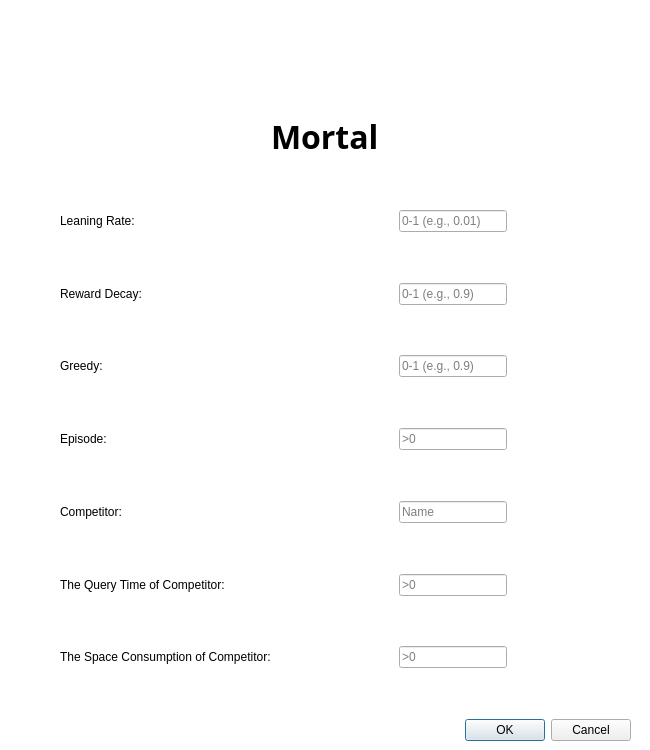
<?xml version="1.0" encoding="UTF-8"?>
<ui version="4.0">
 <class>Dialog_Parameters</class>
 <widget class="QDialog" name="Dialog_Parameters">
  <property name="geometry">
   <rect>
    <x>0</x>
    <y>0</y>
    <width>650</width>
    <height>750</height>
   </rect>
  </property>
  <property name="windowTitle">
   <string>Input Parameters</string>
  </property>
  <property name="styleSheet">
   <string notr="true">QDialog{
	background-color: rgb(255, 255, 255);
}</string>
  </property>
  <widget class="QWidget" name="layoutWidget">
   <property name="geometry">
    <rect>
     <x>20</x>
     <y>10</y>
     <width>611</width>
     <height>731</height>
    </rect>
   </property>
   <layout class="QVBoxLayout" name="verticalLayout">
    <item>
     <layout class="QVBoxLayout" name="verticalLayout_2" stretch="0,0">
      <property name="spacing">
       <number>0</number>
      </property>
      <property name="sizeConstraint">
       <enum>QLayout::SetMinimumSize</enum>
      </property>
      <property name="leftMargin">
       <number>0</number>
      </property>
      <property name="topMargin">
       <number>0</number>
      </property>
      <property name="rightMargin">
       <number>0</number>
      </property>
      <property name="bottomMargin">
       <number>0</number>
      </property>
      <item>
       <layout class="QHBoxLayout" name="horizontalLayout_logp">
        <item>
         <widget class="QLabel" name="label_logo">
          <property name="sizePolicy">
           <sizepolicy hsizetype="Minimum" vsizetype="Minimum">
            <horstretch>149</horstretch>
            <verstretch>104</verstretch>
           </sizepolicy>
          </property>
          <property name="minimumSize">
           <size>
            <width>149</width>
            <height>104</height>
           </size>
          </property>
          <property name="maximumSize">
           <size>
            <width>149</width>
            <height>104</height>
           </size>
          </property>
          <property name="styleSheet">
           <string notr="true"/>
          </property>
          <property name="text">
           <string/>
          </property>
          <property name="pixmap">
           <pixmap>logo.png</pixmap>
          </property>
          <property name="scaledContents">
           <bool>true</bool>
          </property>
         </widget>
        </item>
       </layout>
      </item>
      <item>
       <layout class="QHBoxLayout" name="horizontalLayout_mortal">
        <item>
         <widget class="QLabel" name="label_mortal">
          <property name="sizePolicy">
           <sizepolicy hsizetype="Fixed" vsizetype="Fixed">
            <horstretch>0</horstretch>
            <verstretch>0</verstretch>
           </sizepolicy>
          </property>
          <property name="font">
           <font>
            <family>.SF NS Text</family>
            <pointsize>24</pointsize>
            <weight>75</weight>
            <italic>false</italic>
            <bold>true</bold>
           </font>
          </property>
          <property name="styleSheet">
           <string notr="true"/>
          </property>
          <property name="text">
           <string>Mortal</string>
          </property>
         </widget>
        </item>
       </layout>
      </item>
     </layout>
    </item>
    <item>
     <spacer name="verticalSpacer">
      <property name="orientation">
       <enum>Qt::Vertical</enum>
      </property>
      <property name="sizeHint" stdset="0">
       <size>
        <width>20</width>
        <height>40</height>
       </size>
      </property>
     </spacer>
    </item>
    <item>
     <layout class="QHBoxLayout" name="horizontalLayout">
      <property name="sizeConstraint">
       <enum>QLayout::SetDefaultConstraint</enum>
      </property>
      <property name="topMargin">
       <number>0</number>
      </property>
      <property name="rightMargin">
       <number>0</number>
      </property>
      <property name="bottomMargin">
       <number>0</number>
      </property>
      <item>
       <spacer name="horizontalSpacer_2">
        <property name="orientation">
         <enum>Qt::Horizontal</enum>
        </property>
        <property name="sizeHint" stdset="0">
         <size>
          <width>40</width>
          <height>20</height>
         </size>
        </property>
       </spacer>
      </item>
      <item alignment="Qt::AlignHCenter">
       <widget class="QLabel" name="label_4">
        <property name="minimumSize">
         <size>
          <width>250</width>
          <height>0</height>
         </size>
        </property>
        <property name="maximumSize">
         <size>
          <width>150</width>
          <height>16777215</height>
         </size>
        </property>
        <property name="text">
         <string>Leaning Rate:</string>
        </property>
       </widget>
      </item>
      <item alignment="Qt::AlignHCenter">
       <widget class="QLineEdit" name="lineEdit_LearningRate">
        <property name="sizePolicy">
         <sizepolicy hsizetype="Expanding" vsizetype="Fixed">
          <horstretch>2</horstretch>
          <verstretch>0</verstretch>
         </sizepolicy>
        </property>
        <property name="maximumSize">
         <size>
          <width>200</width>
          <height>16777215</height>
         </size>
        </property>
        <property name="placeholderText">
         <string>0-1 (e.g., 0.01)</string>
        </property>
       </widget>
      </item>
      <item>
       <spacer name="horizontalSpacer">
        <property name="orientation">
         <enum>Qt::Horizontal</enum>
        </property>
        <property name="sizeHint" stdset="0">
         <size>
          <width>40</width>
          <height>20</height>
         </size>
        </property>
       </spacer>
      </item>
     </layout>
    </item>
    <item>
     <spacer name="verticalSpacer_2">
      <property name="orientation">
       <enum>Qt::Vertical</enum>
      </property>
      <property name="sizeHint" stdset="0">
       <size>
        <width>20</width>
        <height>40</height>
       </size>
      </property>
     </spacer>
    </item>
    <item>
     <layout class="QHBoxLayout" name="horizontalLayout_6">
      <property name="topMargin">
       <number>0</number>
      </property>
      <item>
       <spacer name="horizontalSpacer_3">
        <property name="orientation">
         <enum>Qt::Horizontal</enum>
        </property>
        <property name="sizeHint" stdset="0">
         <size>
          <width>40</width>
          <height>20</height>
         </size>
        </property>
       </spacer>
      </item>
      <item alignment="Qt::AlignHCenter">
       <widget class="QLabel" name="label_2">
        <property name="minimumSize">
         <size>
          <width>250</width>
          <height>0</height>
         </size>
        </property>
        <property name="maximumSize">
         <size>
          <width>150</width>
          <height>16777215</height>
         </size>
        </property>
        <property name="text">
         <string>Reward Decay:</string>
        </property>
       </widget>
      </item>
      <item alignment="Qt::AlignHCenter">
       <widget class="QLineEdit" name="lineEdit_RewardDecay">
        <property name="sizePolicy">
         <sizepolicy hsizetype="Expanding" vsizetype="Fixed">
          <horstretch>2</horstretch>
          <verstretch>0</verstretch>
         </sizepolicy>
        </property>
        <property name="maximumSize">
         <size>
          <width>200</width>
          <height>16777215</height>
         </size>
        </property>
        <property name="placeholderText">
         <string>0-1 (e.g., 0.9)</string>
        </property>
       </widget>
      </item>
      <item>
       <spacer name="horizontalSpacer_4">
        <property name="orientation">
         <enum>Qt::Horizontal</enum>
        </property>
        <property name="sizeHint" stdset="0">
         <size>
          <width>40</width>
          <height>20</height>
         </size>
        </property>
       </spacer>
      </item>
     </layout>
    </item>
    <item>
     <spacer name="verticalSpacer_3">
      <property name="orientation">
       <enum>Qt::Vertical</enum>
      </property>
      <property name="sizeHint" stdset="0">
       <size>
        <width>20</width>
        <height>40</height>
       </size>
      </property>
     </spacer>
    </item>
    <item>
     <layout class="QHBoxLayout" name="horizontalLayout_7">
      <property name="topMargin">
       <number>0</number>
      </property>
      <item>
       <spacer name="horizontalSpacer_5">
        <property name="orientation">
         <enum>Qt::Horizontal</enum>
        </property>
        <property name="sizeHint" stdset="0">
         <size>
          <width>40</width>
          <height>20</height>
         </size>
        </property>
       </spacer>
      </item>
      <item alignment="Qt::AlignHCenter">
       <widget class="QLabel" name="label_3">
        <property name="minimumSize">
         <size>
          <width>250</width>
          <height>0</height>
         </size>
        </property>
        <property name="maximumSize">
         <size>
          <width>150</width>
          <height>16777215</height>
         </size>
        </property>
        <property name="text">
         <string>Greedy:</string>
        </property>
       </widget>
      </item>
      <item alignment="Qt::AlignHCenter">
       <widget class="QLineEdit" name="lineEdit_Greedy">
        <property name="sizePolicy">
         <sizepolicy hsizetype="Expanding" vsizetype="Fixed">
          <horstretch>2</horstretch>
          <verstretch>0</verstretch>
         </sizepolicy>
        </property>
        <property name="maximumSize">
         <size>
          <width>200</width>
          <height>16777215</height>
         </size>
        </property>
        <property name="placeholderText">
         <string>0-1 (e.g., 0.9)</string>
        </property>
       </widget>
      </item>
      <item>
       <spacer name="horizontalSpacer_6">
        <property name="orientation">
         <enum>Qt::Horizontal</enum>
        </property>
        <property name="sizeHint" stdset="0">
         <size>
          <width>40</width>
          <height>20</height>
         </size>
        </property>
       </spacer>
      </item>
     </layout>
    </item>
    <item>
     <spacer name="verticalSpacer_4">
      <property name="orientation">
       <enum>Qt::Vertical</enum>
      </property>
      <property name="sizeHint" stdset="0">
       <size>
        <width>20</width>
        <height>40</height>
       </size>
      </property>
     </spacer>
    </item>
    <item>
     <layout class="QHBoxLayout" name="horizontalLayout_8">
      <property name="topMargin">
       <number>0</number>
      </property>
      <item>
       <spacer name="horizontalSpacer_7">
        <property name="orientation">
         <enum>Qt::Horizontal</enum>
        </property>
        <property name="sizeHint" stdset="0">
         <size>
          <width>40</width>
          <height>20</height>
         </size>
        </property>
       </spacer>
      </item>
      <item alignment="Qt::AlignHCenter">
       <widget class="QLabel" name="label_5">
        <property name="minimumSize">
         <size>
          <width>250</width>
          <height>0</height>
         </size>
        </property>
        <property name="maximumSize">
         <size>
          <width>150</width>
          <height>16777215</height>
         </size>
        </property>
        <property name="text">
         <string>Episode:</string>
        </property>
       </widget>
      </item>
      <item alignment="Qt::AlignHCenter">
       <widget class="QLineEdit" name="lineEdit_Episode">
        <property name="sizePolicy">
         <sizepolicy hsizetype="Expanding" vsizetype="Fixed">
          <horstretch>2</horstretch>
          <verstretch>0</verstretch>
         </sizepolicy>
        </property>
        <property name="maximumSize">
         <size>
          <width>200</width>
          <height>16777215</height>
         </size>
        </property>
        <property name="placeholderText">
         <string>&gt;0</string>
        </property>
       </widget>
      </item>
      <item>
       <spacer name="horizontalSpacer_8">
        <property name="orientation">
         <enum>Qt::Horizontal</enum>
        </property>
        <property name="sizeHint" stdset="0">
         <size>
          <width>40</width>
          <height>20</height>
         </size>
        </property>
       </spacer>
      </item>
     </layout>
    </item>
    <item>
     <spacer name="verticalSpacer_5">
      <property name="orientation">
       <enum>Qt::Vertical</enum>
      </property>
      <property name="sizeHint" stdset="0">
       <size>
        <width>20</width>
        <height>40</height>
       </size>
      </property>
     </spacer>
    </item>
    <item>
     <layout class="QHBoxLayout" name="horizontalLayout_11">
      <property name="topMargin">
       <number>0</number>
      </property>
      <item>
       <spacer name="horizontalSpacer_13">
        <property name="orientation">
         <enum>Qt::Horizontal</enum>
        </property>
        <property name="sizeHint" stdset="0">
         <size>
          <width>40</width>
          <height>20</height>
         </size>
        </property>
       </spacer>
      </item>
      <item>
       <widget class="QLabel" name="label_8">
        <property name="minimumSize">
         <size>
          <width>250</width>
          <height>0</height>
         </size>
        </property>
        <property name="maximumSize">
         <size>
          <width>150</width>
          <height>16777215</height>
         </size>
        </property>
        <property name="text">
         <string>Competitor:</string>
        </property>
       </widget>
      </item>
      <item alignment="Qt::AlignHCenter">
       <widget class="QLineEdit" name="lineEdit_Competitor">
        <property name="sizePolicy">
         <sizepolicy hsizetype="Expanding" vsizetype="Fixed">
          <horstretch>2</horstretch>
          <verstretch>0</verstretch>
         </sizepolicy>
        </property>
        <property name="maximumSize">
         <size>
          <width>200</width>
          <height>16777215</height>
         </size>
        </property>
        <property name="placeholderText">
         <string>Name</string>
        </property>
       </widget>
      </item>
      <item>
       <spacer name="horizontalSpacer_14">
        <property name="orientation">
         <enum>Qt::Horizontal</enum>
        </property>
        <property name="sizeHint" stdset="0">
         <size>
          <width>40</width>
          <height>20</height>
         </size>
        </property>
       </spacer>
      </item>
     </layout>
    </item>
    <item>
     <spacer name="verticalSpacer_8">
      <property name="orientation">
       <enum>Qt::Vertical</enum>
      </property>
      <property name="sizeHint" stdset="0">
       <size>
        <width>20</width>
        <height>40</height>
       </size>
      </property>
     </spacer>
    </item>
    <item>
     <layout class="QHBoxLayout" name="horizontalLayout_9">
      <property name="topMargin">
       <number>0</number>
      </property>
      <item>
       <spacer name="horizontalSpacer_9">
        <property name="orientation">
         <enum>Qt::Horizontal</enum>
        </property>
        <property name="sizeHint" stdset="0">
         <size>
          <width>40</width>
          <height>20</height>
         </size>
        </property>
       </spacer>
      </item>
      <item alignment="Qt::AlignHCenter">
       <widget class="QLabel" name="label_6">
        <property name="minimumSize">
         <size>
          <width>250</width>
          <height>0</height>
         </size>
        </property>
        <property name="maximumSize">
         <size>
          <width>150</width>
          <height>16777215</height>
         </size>
        </property>
        <property name="text">
         <string>The Query Time of Competitor:</string>
        </property>
       </widget>
      </item>
      <item alignment="Qt::AlignHCenter">
       <widget class="QLineEdit" name="lineEdit_ArangoDBTime">
        <property name="sizePolicy">
         <sizepolicy hsizetype="Expanding" vsizetype="Fixed">
          <horstretch>2</horstretch>
          <verstretch>0</verstretch>
         </sizepolicy>
        </property>
        <property name="maximumSize">
         <size>
          <width>200</width>
          <height>16777215</height>
         </size>
        </property>
        <property name="placeholderText">
         <string>&gt;0</string>
        </property>
       </widget>
      </item>
      <item>
       <spacer name="horizontalSpacer_10">
        <property name="orientation">
         <enum>Qt::Horizontal</enum>
        </property>
        <property name="sizeHint" stdset="0">
         <size>
          <width>40</width>
          <height>20</height>
         </size>
        </property>
       </spacer>
      </item>
     </layout>
    </item>
    <item>
     <spacer name="verticalSpacer_6">
      <property name="orientation">
       <enum>Qt::Vertical</enum>
      </property>
      <property name="sizeHint" stdset="0">
       <size>
        <width>20</width>
        <height>40</height>
       </size>
      </property>
     </spacer>
    </item>
    <item>
     <layout class="QHBoxLayout" name="horizontalLayout_10">
      <property name="topMargin">
       <number>0</number>
      </property>
      <item>
       <spacer name="horizontalSpacer_11">
        <property name="orientation">
         <enum>Qt::Horizontal</enum>
        </property>
        <property name="sizeHint" stdset="0">
         <size>
          <width>40</width>
          <height>20</height>
         </size>
        </property>
       </spacer>
      </item>
      <item alignment="Qt::AlignHCenter">
       <widget class="QLabel" name="label_7">
        <property name="minimumSize">
         <size>
          <width>250</width>
          <height>0</height>
         </size>
        </property>
        <property name="maximumSize">
         <size>
          <width>150</width>
          <height>16777215</height>
         </size>
        </property>
        <property name="text">
         <string>The Space Consumption of Competitor:</string>
        </property>
       </widget>
      </item>
      <item alignment="Qt::AlignHCenter">
       <widget class="QLineEdit" name="lineEdit_ArangoDBSpace">
        <property name="sizePolicy">
         <sizepolicy hsizetype="Expanding" vsizetype="Fixed">
          <horstretch>2</horstretch>
          <verstretch>0</verstretch>
         </sizepolicy>
        </property>
        <property name="maximumSize">
         <size>
          <width>200</width>
          <height>16777215</height>
         </size>
        </property>
        <property name="placeholderText">
         <string>&gt;0</string>
        </property>
       </widget>
      </item>
      <item>
       <spacer name="horizontalSpacer_12">
        <property name="orientation">
         <enum>Qt::Horizontal</enum>
        </property>
        <property name="sizeHint" stdset="0">
         <size>
          <width>40</width>
          <height>20</height>
         </size>
        </property>
       </spacer>
      </item>
     </layout>
    </item>
    <item>
     <spacer name="verticalSpacer_7">
      <property name="orientation">
       <enum>Qt::Vertical</enum>
      </property>
      <property name="sizeHint" stdset="0">
       <size>
        <width>20</width>
        <height>40</height>
       </size>
      </property>
     </spacer>
    </item>
    <item>
     <widget class="QDialogButtonBox" name="buttonBox">
      <property name="orientation">
       <enum>Qt::Horizontal</enum>
      </property>
      <property name="standardButtons">
       <set>QDialogButtonBox::Cancel|QDialogButtonBox::Ok</set>
      </property>
     </widget>
    </item>
   </layout>
  </widget>
 </widget>
 <resources/>
 <connections>
  <connection>
   <sender>buttonBox</sender>
   <signal>accepted()</signal>
   <receiver>Dialog_Parameters</receiver>
   <slot>accept()</slot>
   <hints>
    <hint type="sourcelabel">
     <x>248</x>
     <y>254</y>
    </hint>
    <hint type="destinationlabel">
     <x>157</x>
     <y>274</y>
    </hint>
   </hints>
  </connection>
  <connection>
   <sender>buttonBox</sender>
   <signal>rejected()</signal>
   <receiver>Dialog_Parameters</receiver>
   <slot>reject()</slot>
   <hints>
    <hint type="sourcelabel">
     <x>316</x>
     <y>260</y>
    </hint>
    <hint type="destinationlabel">
     <x>286</x>
     <y>274</y>
    </hint>
   </hints>
  </connection>
 </connections>
</ui>
